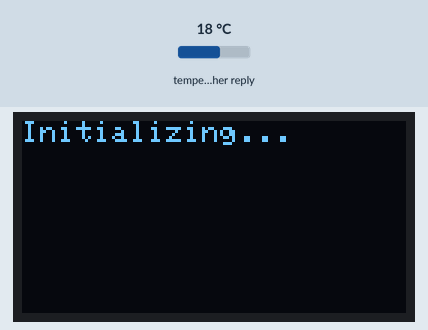
This program was run on a simulated ESP8266 (NodeMCU). On the bench: 128×64 one-colour display. The test bench sets the inputs (shaded band); at power-on: temperature in the weather reply 18 °C. WiFi joins after 1.5 s; servers stay silent unless stated; web services answer with replies made up by the test bench; what the program prints to the serial monitor is not drawn.

Above: at 0.1 s.
At 1.7 s:
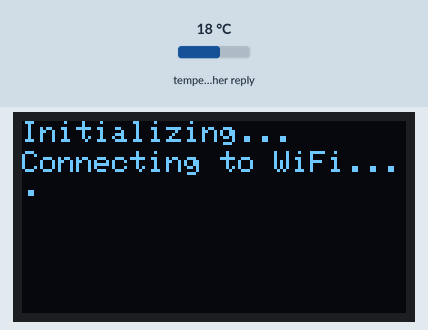
At 3.0 s:
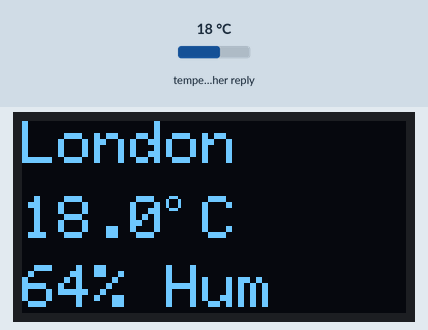

The program:

main.cpp
```cpp
#include <ESP8266WiFi.h>
#include <ESP8266HTTPClient.h>
#include <WiFiClient.h>
#include <ArduinoJson.h>
#include <Wire.h>
#include <Adafruit_GFX.h>
#include <Adafruit_SSD1306.h>

// Refresh weather data every hour
// 1000ms x 60s x 60m
const unsigned long interval = 1000 * 60 * 60;

// WIFI Credentials
const char* ssid = "your_internet_here";
const char* password = "your_internet_password_here";

// LED Display Dimensions
const int SCREEN_WIDTH = 128;
const int SCREEN_HEIGHT = 64;
const int OLED_RESET = -1;

unsigned long previousMillis = 0;

Adafruit_SSD1306 display(SCREEN_WIDTH, SCREEN_HEIGHT, &Wire, OLED_RESET);

// API Key from Weather API
String api_key = "you_key_here";
String city = "Zurich";

// API Endpoint for Weather API's "current weather" endpoint
String api_endpoint = "http://api.weatherapi.com/v1/current.json?key=" + api_key + "&q=" + city + "&aqi=no";
String UNITS = "metric"; // Can be "metric" or "imperial"

void getWeatherData();

void setup() {
  Serial.begin(9600);

  // --- Initialize OLED Display ---
  while(!display.begin(SSD1306_SWITCHCAPVCC, 0x3C)) {
    Serial.println(F("SSD1306 allocation failed"));
    Serial.println("You are trapped in an infinte loop because the display failed to initizialize");
  }

  display.clearDisplay();
  display.setTextSize(1);
  display.setTextColor(SSD1306_WHITE);
  display.setCursor(0,0);
  display.println("Initializing...");
  display.display();
  delay(1000);


  // Connect to Wi-Fi
  WiFi.begin(ssid, password);
  Serial.print("Connecting to Wi-Fi...");
  display.setCursor(0,10);
  display.print("Connecting to WiFi...");
  display.display();

  while (WiFi.status() != WL_CONNECTED) {
    delay(500);
    Serial.print(".");
    display.print(".");
    display.display();
  }
  Serial.println("\nConnected!");

  display.setCursor(0,20);
  display.println("Connected!");
  display.display();

  // Get initial weather data to kick things off
  getWeatherData();
}

void loop() {
  unsigned long currentMillis = millis();
  if (currentMillis - previousMillis >= interval) {
    previousMillis = currentMillis;
    getWeatherData();
  }
}


void updateDisplay(float temp, int humidity, String location, String units = UNITS) {
  display.clearDisplay();

  // Display Location
  display.setTextSize(2);
  display.setCursor(0, 0);
  display.print(location);

  // Display Temperature
  display.setTextSize(2);
  display.setCursor(0, 25);
  display.print(temp, 1); // Print with 1 decimal place
  display.print(" ");

  // Add Degree Symbol
  display.setTextSize(1);
  display.drawCircle(display.getCursorX() - 10, 27, 2, SSD1306_WHITE);
  display.setTextSize(2);
  display.print(units == "metric" ? "C" : "F");

  // Display Humidity
  display.setTextSize(2);
  display.setCursor(0, 48);
  display.print(humidity);
  display.print("% Hum");

  display.display();
}

void getWeatherData() {
  Serial.println("Getting Weather Data");
  if (WiFi.status() != WL_CONNECTED) {
    Serial.println("WiFi Disconnected.");
    return;
  }

  WiFiClient client;
  HTTPClient http;

  http.begin(client, api_endpoint);
  int httpResponseCode = http.GET();

  if (httpResponseCode == HTTP_CODE_OK) {
    String payload = http.getString();

    JsonDocument doc;
    DeserializationError error = deserializeJson(doc, payload);

    if (error) {
      Serial.print(F("deserializeJson() failed: "));
      Serial.println(error.c_str());
      return;
    }

    // Extract values
    // See WeatherAPI Explorer for the return JSON format
    // https://www.weatherapi.com/api-explorer.aspx
    float temp_f = doc["current"]["temp_f"];
    float temp_c = doc["current"]["temp_c"];
    int humidity = doc["current"]["humidity"];
    String city = doc["location"]["name"];
    String country = doc["location"]["country"];


    Serial.println("--- Weather Data ---");
    Serial.print(" Temperature: ");
    Serial.println(temp_c);
    Serial.println(temp_f);
    Serial.print(" Humidity: ");
    Serial.print(humidity);
    Serial.println("%");
    Serial.println("--- Location Data ---");
    Serial.print("City: ");
    Serial.println(city);
    Serial.print("Country: ");
    Serial.println(country);

    updateDisplay(UNITS == "metric" ? temp_c : temp_f, humidity, city);

  } else {
    Serial.printf("HTTP Error code: %d\n", httpResponseCode);
    Serial.println(http.getString());
    display.clearDisplay();
    display.setCursor(0,0);
    display.println("API Request Failed");
    display.println("Check API Key or City");
    display.display();
  }

  http.end();
}
```
